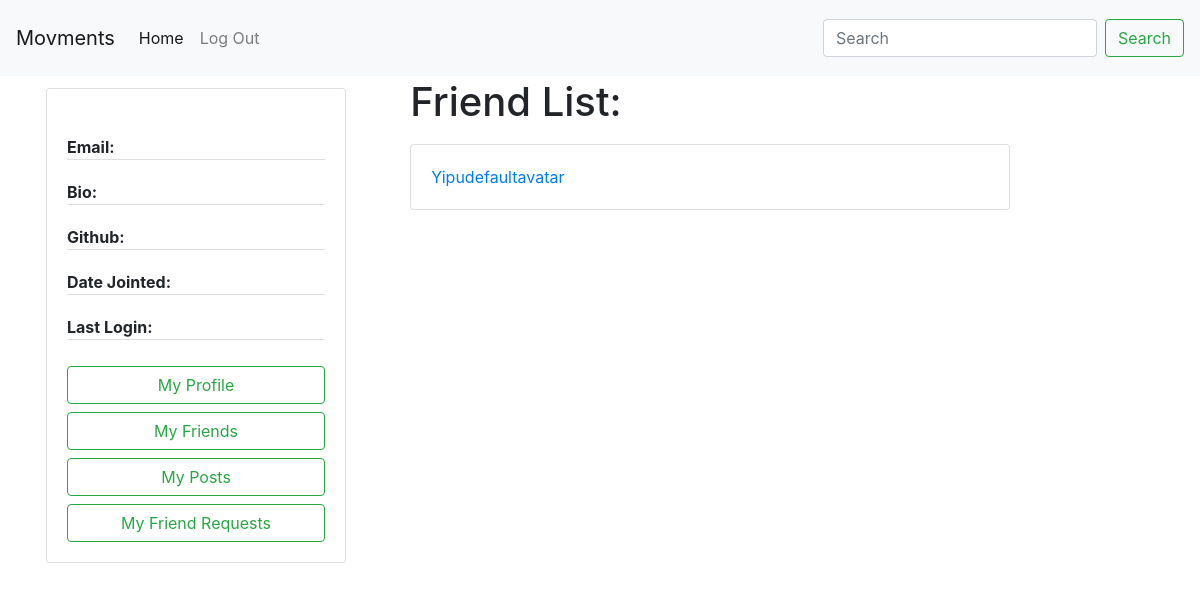
The app's page /service/author/199ab538-9a2f-49be-8fc9-bce9aa919115/friends/, older data.
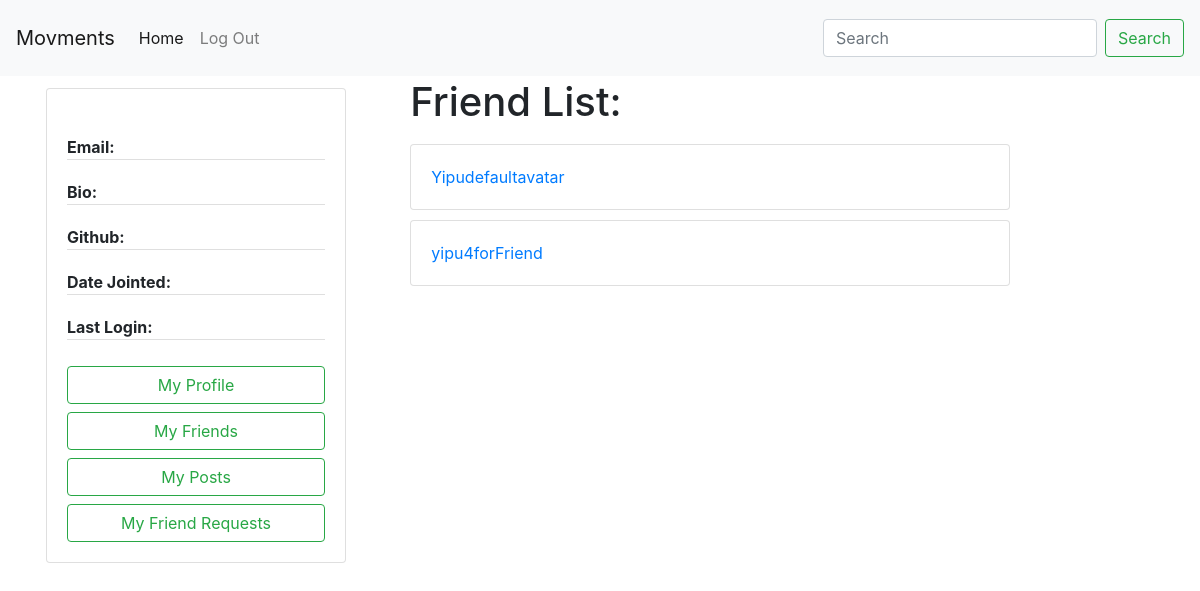
The same page, newer data.
### accounts/models.py (models this page shows, shortened)
class Author(AbstractBaseUser):
    email=models.EmailField(
        verbose_name='email address',
        max_length=60,
        unique=True,
    )
    uid_str = uuid.uuid4().urn
    uuid_str = uid_str[9:] # str(settings.HOSTNAME)+"/author/"+
    id = models.CharField(primary_key=True, default=uuid_str, editable=False,max_length=100,unique=True)
    displayName = models.CharField(max_length=30)
    host = models.URLField(default=settings.HOSTNAME, max_length=100)
    url = models.URLField(default=uuid_str,max_length=100)
    avatar = models.ImageField(upload_to='avatar/', default = 'avatar/default-avatar.png', blank=True, null=True)
    github = models.URLField(default="", max_length=100, null=True)
    bio = models.CharField(max_length=200, null=True)
    date_joined=models.DateField(verbose_name="date joined", auto_now=True)
    last_login=models.DateField(verbose_name="date joined", auto_now=True)
    is_active=models.BooleanField(default=True)
    is_admin=models.BooleanField(default=False)
    objects = AuthorManager()
    USERNAME_FIELD = 'email'
    REQUIRED_FIELDS = ['displayName', ]

### friendship/views.py (the view)
# urls.py: path('author/<str:author_id>/friends/', views.getFriendsList, name='get friends list'),
def getFriendsList(request, author_id):
    context = {
        'author': None,
        'friends': []
    }
    if request.method == 'GET':
        try:
            author = Author.objects.filter(id=author_id)[0]
            context['author'] = author
            friendships = Friendship.objects.filter(Q(author_a=author) | Q(author_b=author))
            print(friendships)
            for friendship in friendships:
                if friendship.author_a == author:
                    context['friends'].append(friendship.author_b)
                else:
                    context['friends'].append(friendship.author_a)
        except Exception as e:
                print(e)
    return render(request, 'friendship/friends_list.html', context)

### friendship/templates/friendship/friends_list.html (shortened to what this page needs)
<!DOCTYPE html>
<html lang="en">
    {% include 'posting/base.html' %}
    <body>
            {% include 'posting/navbar.html' %}
            <div class="container">
                <div class="row">
                    <div class="col-4">
                        {% if author.is_authenticated %}
                        <div class="short-profile">
                            {% include 'posting/profile-card.html' with request=request %}
                        </div>
                        {% endif %}
                    </div>
                    <div class="col-8">
                        <div class="row">
                                <h1>Friend List:</h1>
                                {% if friends %}
                                <ul>
                                {% for friend in friends %}
                                <li>
                                    {% include 'friendship/friend_card.html' with friend=friend %}
                                </li>
                                {% endfor %}
                                </ul>
                                {% else %}
                                    No friends
                                {% endif %}
                        </div>
                    </div>
                </div>
            </div>
    </body>
</html>

### friendship/templates/friendship/friend_card.html
<div class="card" style="width: 600px;">
    <div class="card-body">
            <a href="{% url 'accounts:view profile' friend.id %}" class='card-title'> {{ friend.displayName }} </a>
        </div>
</div>

Row changes from the older to the newer data that the page shows:
added Author: displayName "yipu4forFriend"
